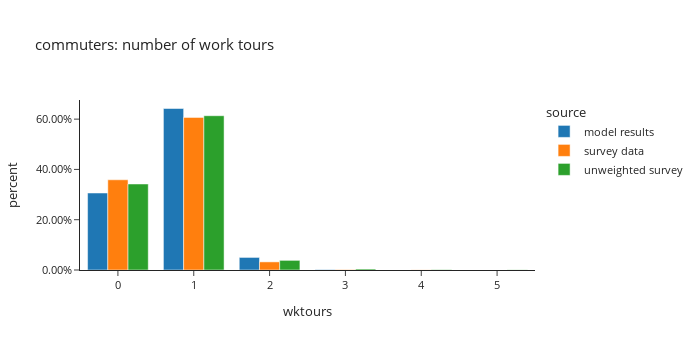

Notebook code for this chart:
### Code cell
_df = df_full_person_day_workers[df_full_person_day_workers['worker_type']=="commuter"].groupby(['source','wktours'])['pdexpfac'].sum().reset_index()
_df['percent'] = _df.groupby(['source'], group_keys=False)['pdexpfac'].apply(lambda x: x / float(x.sum()))

fig = px.bar(_df, x="wktours", y="percent", color="source",
             barmode="group",template="simple_white",
             title= "commuters: number of work tours")
fig.update_layout(height=350, width=700, font=dict(size=11),
                  yaxis_tickformat = '.2%')
fig.show()

### Figure 1 — Plotly figure (JSON) as saved in the notebook; plotly's stock layout.template omitted (floating-point values rounded to 4 significant figures)
{"data": [{"alignmentgroup": "True", "hovertemplate": "source=model results<br>wktours=%{x}<br>percent=%{y}<extra></extra>", "legendgroup": "model results", "marker": {"color": "#1F77B4", "pattern": {"shape": ""}}, "name": "model results", "offsetgroup": "model results", "orientation": "v", "showlegend": true, "textposition": "auto", "type": "bar", "x": [0, 1, 2, 3], "xaxis": "x", "y": [0.3062, 0.6423, 0.05, 0.001486], "yaxis": "y"}, {"alignmentgroup": "True", "hovertemplate": "source=survey data<br>wktours=%{x}<br>percent=%{y}<extra></extra>", "legendgroup": "survey data", "marker": {"color": "#FF7F0E", "pattern": {"shape": ""}}, "name": "survey data", "offsetgroup": "survey data", "orientation": "v", "showlegend": true, "textposition": "auto", "type": "bar", "x": [0, 1, 2, 3, 4, 5], "xaxis": "x", "y": [0.3588, 0.6069, 0.0323, 0.001398, 0.0005576, 2.552e-05], "yaxis": "y"}, {"alignmentgroup": "True", "hovertemplate": "source=unweighted survey<br>wktours=%{x}<br>percent=%{y}<extra></extra>", "legendgroup": "unweighted survey", "marker": {"color": "#2CA02C", "pattern": {"shape": ""}}, "name": "unweighted survey", "offsetgroup": "unweighted survey", "orientation": "v", "showlegend": true, "textposition": "auto", "type": "bar", "x": [0, 1, 2, 3, 4, 5], "xaxis": "x", "y": [0.3421, 0.6136, 0.03835, 0.003967, 0.001322, 0.0006612], "yaxis": "y"}], "layout": {"barmode": "group", "font": {"size": 11}, "height": 350, "legend": {"title": {"text": "source"}, "tracegroupgap": 0}, "title": {"text": "commuters: number of work tours"}, "width": 700, "xaxis": {"anchor": "y", "domain": [0.0, 1.0], "title": {"text": "wktours"}}, "yaxis": {"anchor": "x", "domain": [0.0, 1.0], "tickformat": ".2%", "title": {"text": "percent"}}}}
